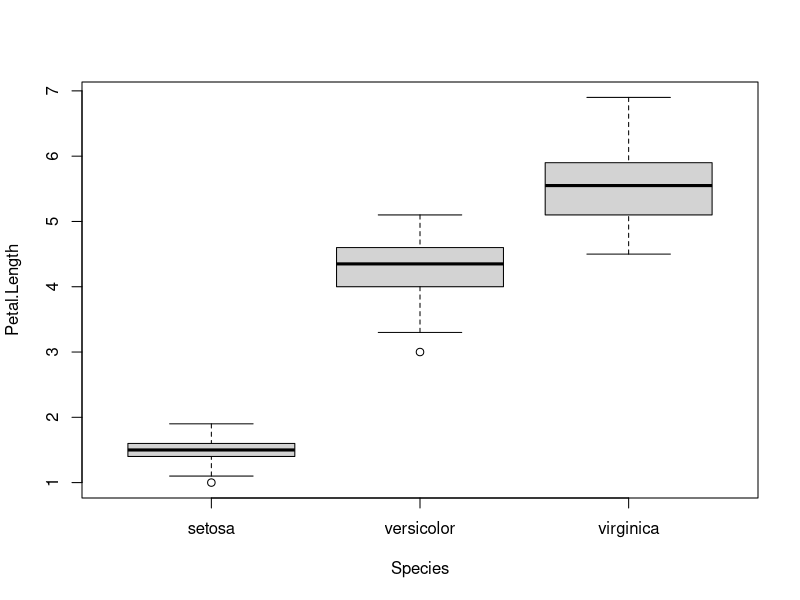
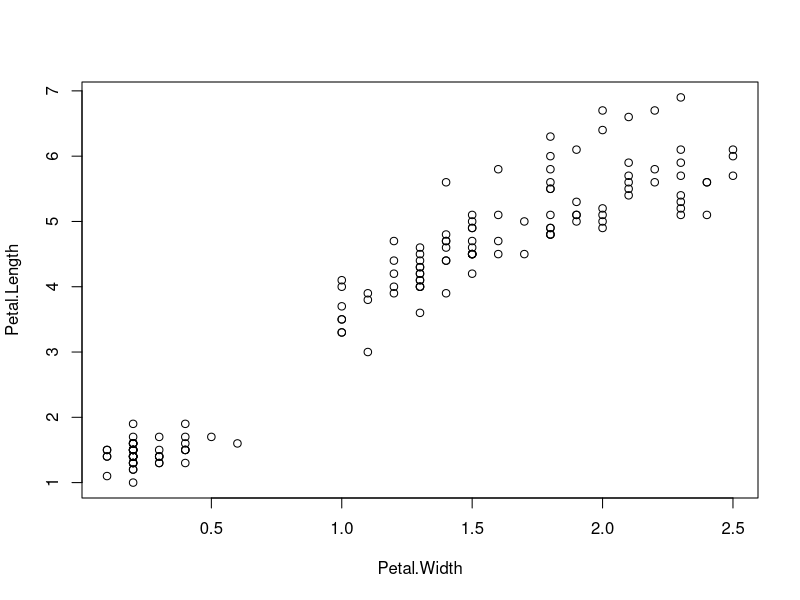
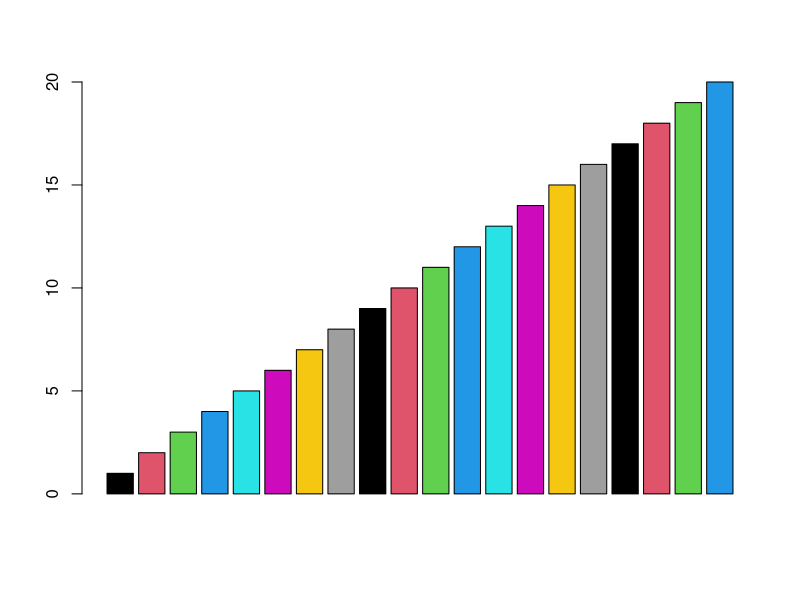
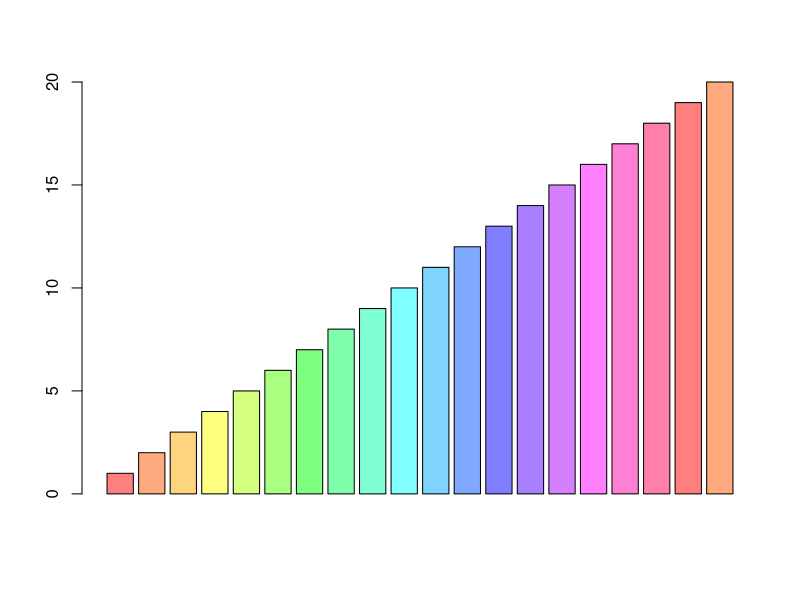
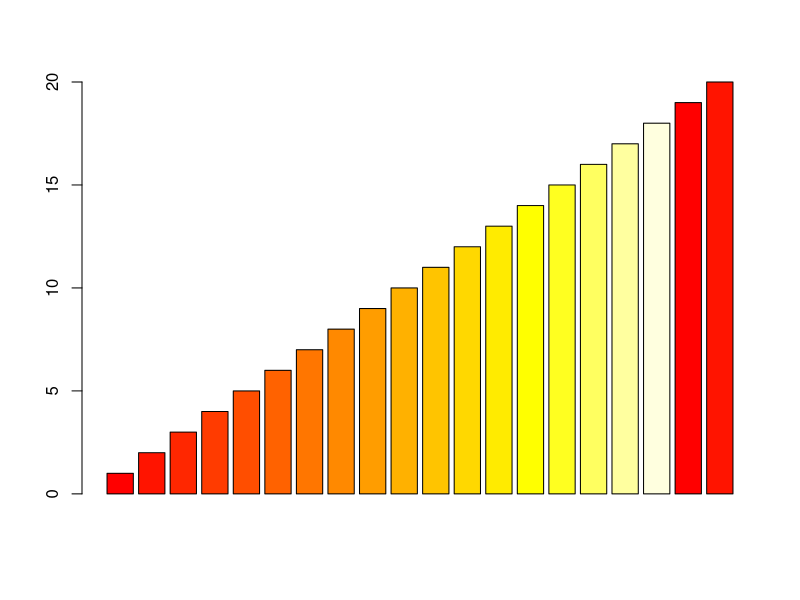
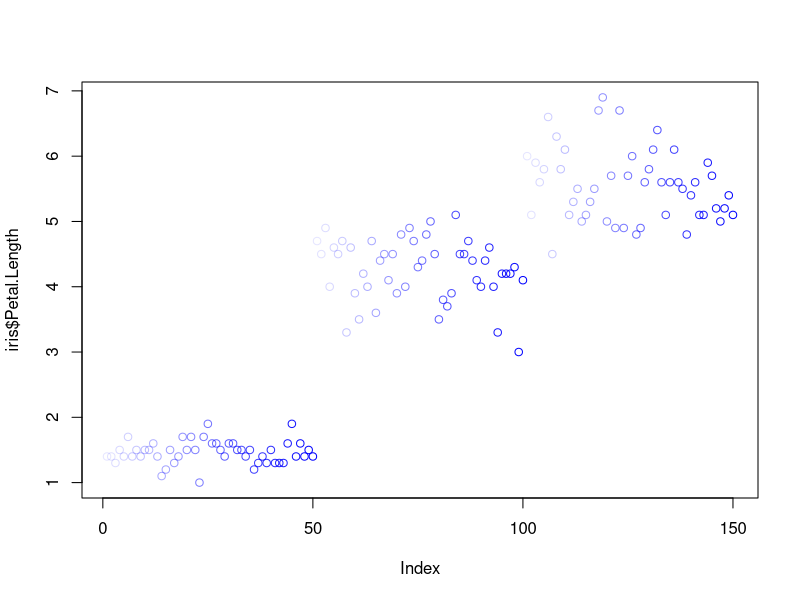

Write the R code that produced these figures, in order.
## ---- chunk 1
sc=c(1,3)                      # select column by index
sr=grep("^v", iris$Species)    # select rows by logic statement
iris[,sc] 
iris[sr,]
## ---- chunk 2
boxplot( Petal.Length ~ Species, data = iris)
plot( Petal.Length ~ Petal.Width, data = iris)
## ---- chunk 3
v=1:4
names(v)=letters[1:4]
v
v=1:3  # redefine v (attributes "names" are lost)
v

######

h=3
w=4
A=h*w
A

h=7
A   # A is a variable, not a function
## ---- chunk 4
area = function(w,h) {  return(w*h) }
area(3,4)
## ---- chunk 5
cs=3
cv=rainbow(3)  # function(): rainbow(n, s=1, ....) returns vector with n elements
cv[1]          # accecc[]: pick element from vector
## ---- chunk 6
palette("default")               # optional: default
palette()
barplot(1:20,col=1:20)

palette(rainbow(18,alpha=0.5))   # explain this command
palette()
barplot(1:20,col=1:20)

palette(heat.colors(18))
barplot(1:20,col=1:20)
palette("default")                # reset to default
## ---- chunk 7
alpha=seq(0.1, 1.0, length.out = 50)   # control transparency
mc=rgb(0,0,1,alpha)                    # my colours
mc
plot(iris$Petal.Length,col=mc)


## ---- chunk 8
sqrt(2)
sin(pi)
1+2
## ---- chunk 9
# variable creation
x=exp(2)
v=sqrt(1:5)
names(v)=letters[1:5]

# variable access
v
v[3]    # by index
v["d"]  # by name
v[v<2]  # by logic

1:10 + c(1,2) # recycle
